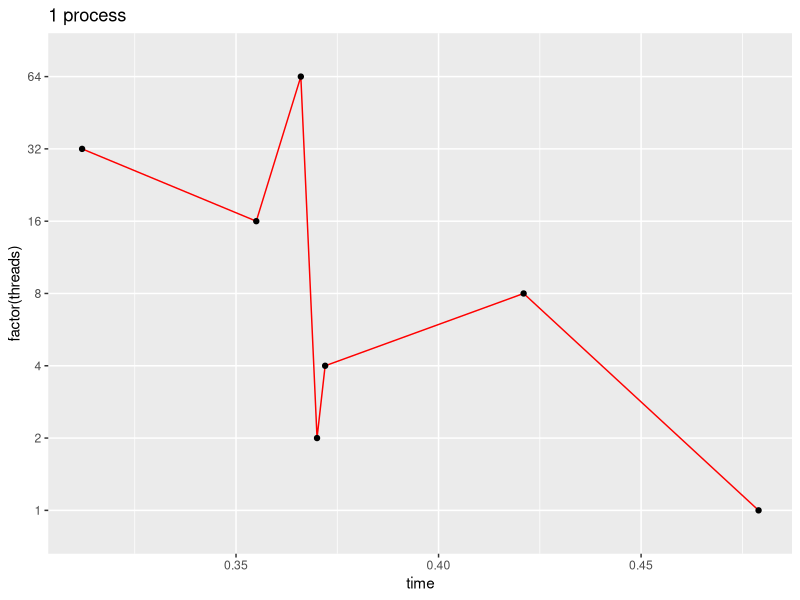
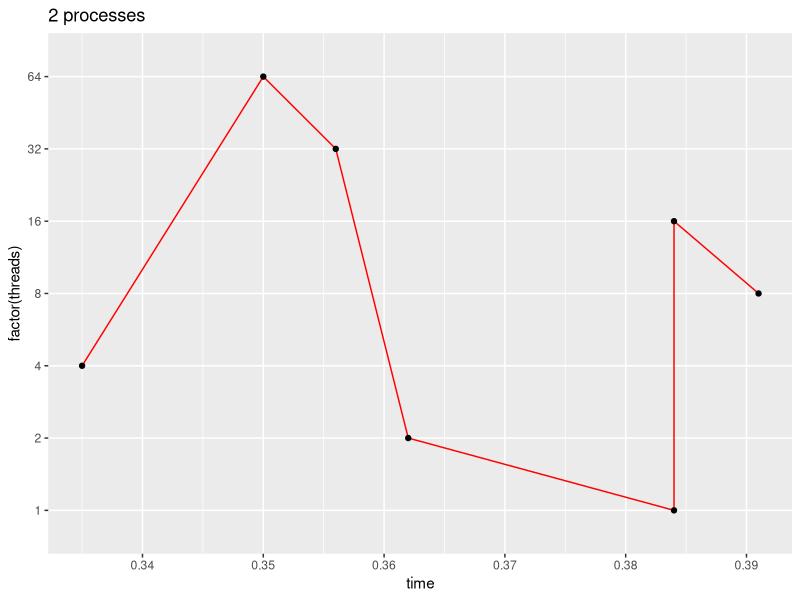
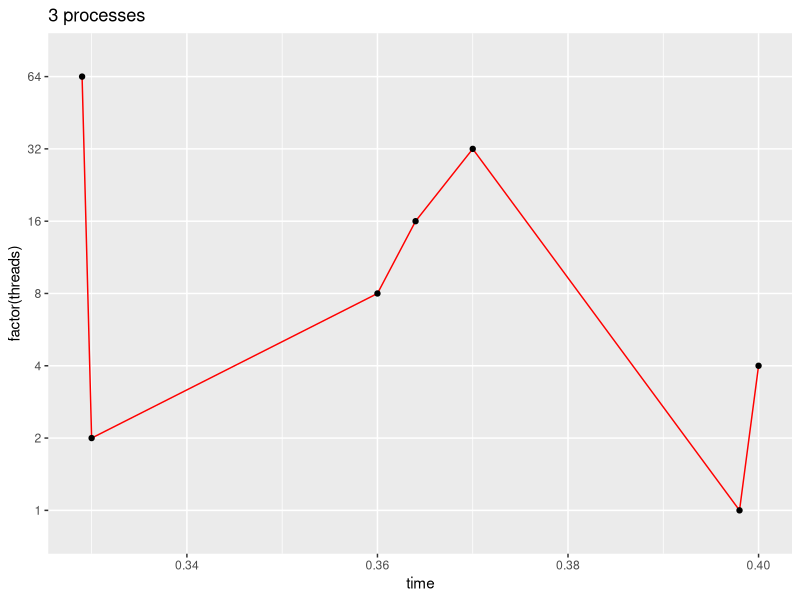
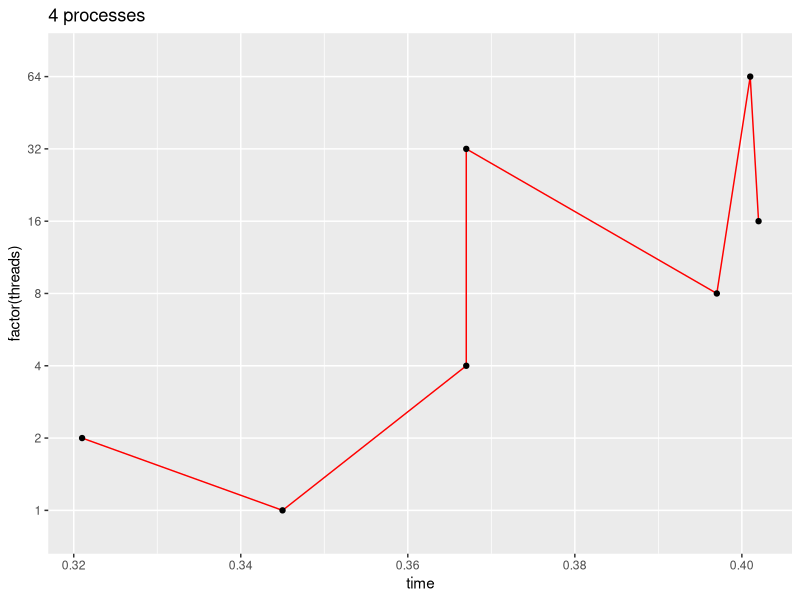
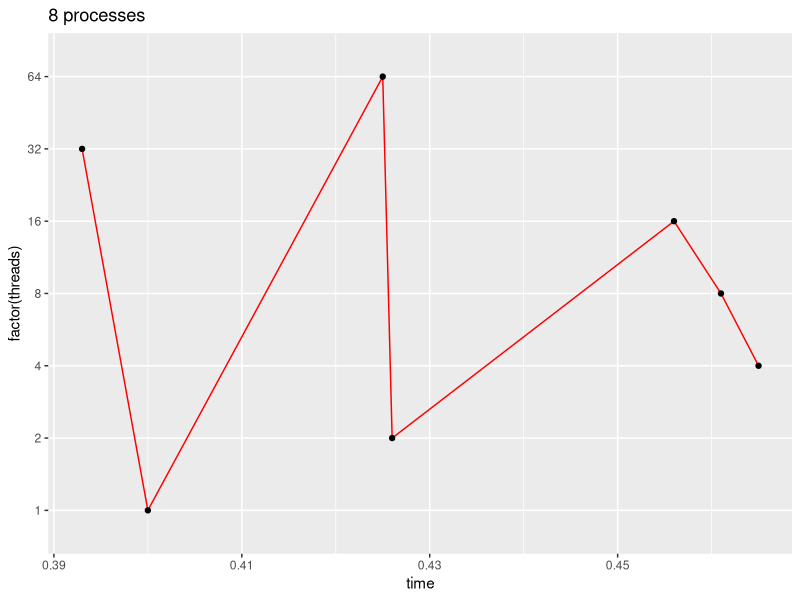
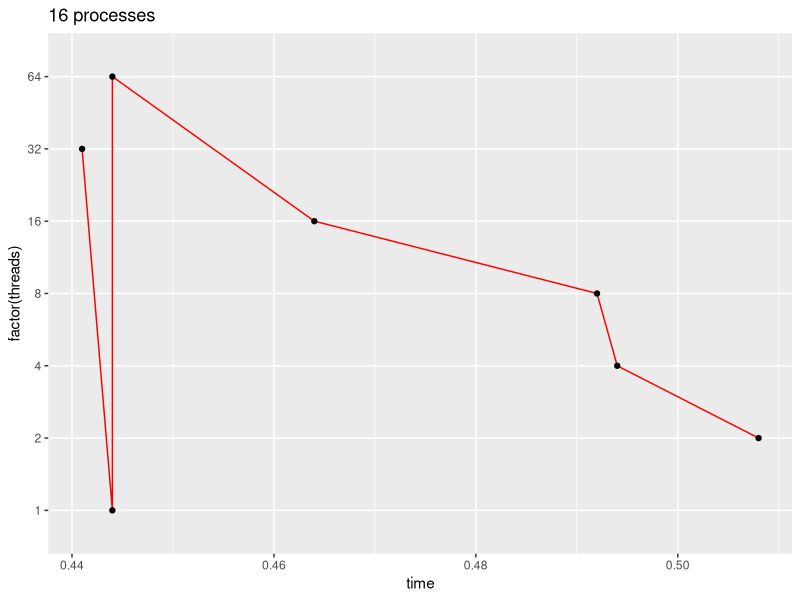

Write R code to recreate these figures, in order.
## ---- chunk 1
# for rendering run this command in console:
# rmarkdown::render("evaluation.Rmd", "html_notebook")
library(tidyverse)  
library(ggplot2)
data <- read_csv("time_tests.csv")
## ---- chunk 2
numProcesses <- data %>%
  select(processes) %>%
  distinct()

# size = nrows * ncols
numProcessesSize <- dim(numProcesses)[1] * dim(numProcesses)[2]

# set index
numProcessesIndex <- as.integer(1)

# display
numProcesses
numProcessesSize
## ---- chunk 3
p1 = data %>%
  filter(processes == 1) %>% #as.integer(numProcesses[numProcessesIndex,])) %>%
  select(threads, time)
p1

# increment index
numProcessesIndex <- numProcessesIndex + 1

ggplot(p1, aes(x=time, y=factor(threads), group=1)) + geom_line(color="red") + 
  geom_point() + ggtitle("1 process")
## ---- chunk 4
p2 = data %>%
  filter(processes == 2) %>%
  select(threads, time)
p2

# increment index
numProcessesIndex <- numProcessesIndex + 1

ggplot(p2, aes(x=time, y=factor(threads), group=1)) + geom_line(color="red") + 
  geom_point() + ggtitle("2 processes")
## ---- chunk 5
p3 = data %>%
  filter(processes == 3) %>%
  select(threads, time)
p3

# increment index
numProcessesIndex <- numProcessesIndex + 1

ggplot(p3, aes(x=time, y=factor(threads), group=1)) + geom_line(color="red") + 
  geom_point() + ggtitle("3 processes")
## ---- chunk 6
p4 = data %>%
  filter(processes == 4) %>%
  select(threads, time)
p4

# increment index
numProcessesIndex <- numProcessesIndex + 1

ggplot(p4, aes(x=time, y=factor(threads), group=1)) + geom_line(color="red") + 
  geom_point() + ggtitle("4 processes")
## ---- chunk 7
p8 = data %>%
  filter(processes == 8) %>%
  select(threads, time)
p8

# increment index
numProcessesIndex <- numProcessesIndex + 1

ggplot(p8, aes(x=time, y=factor(threads), group=1)) + geom_line(color="red") + 
  geom_point() + ggtitle("8 processes")
## ---- chunk 8
p16 = data %>%
  filter(processes == 16) %>%
  select(threads, time)
p16

# increment index
numProcessesIndex <- numProcessesIndex + 1

ggplot(p16, aes(x=time, y=factor(threads), group=1)) + geom_line(color="red") + 
  geom_point() + ggtitle("16 processes")
